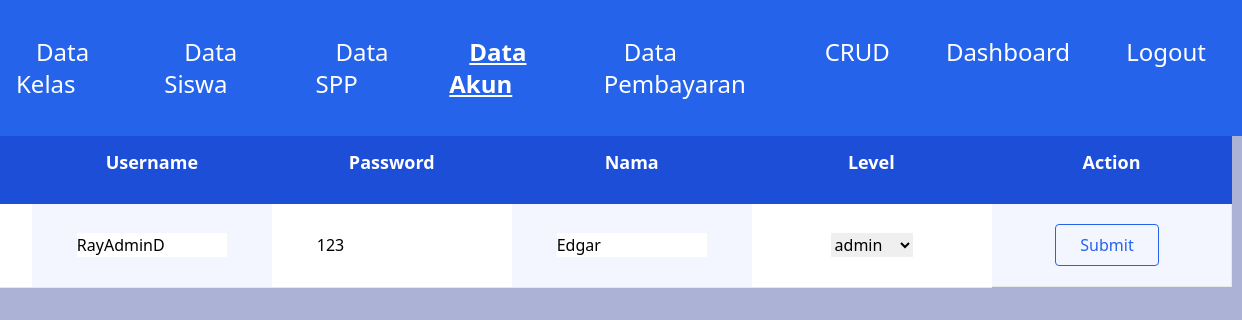
Screenshot of /pages/CRUD/edit_page/akun.php?id=1 (signed in) with the database file from the repository.
### tables this page shows
CREATE TABLE `data_akun` (
  `id_akun` int(11) NOT NULL,
  `username` varchar(25) NOT NULL,
  `password` varchar(32) NOT NULL,
  `nama` varchar(35) NOT NULL,
  `level` enum('admin','petugas','siswa') NOT NULL
);

### pages/CRUD/edit_page/akun.php (the view, shortened to what this page needs)
<!DOCTYPE html>
<html lang="en">
  <head>
    <link rel="stylesheet" href="https://cdn.tailgrids.com/tailgrids-fallback.css" />
    <link href="../../../dist/output.css" rel="stylesheet" />
  </head>
  <body class="flex min-h-screen bg-blue-light">
  <nav class="fixed min-w-full">
      <div style="justify-content:space-between;" class="flex min-w-full px-4 py-5 bg-blue-600 py-auto w-fit">
        <ul class="flex gap-4 py-4 text-white text-m">
            <li><a class="px-5 text-2xl hover:underline" href="../data_kelas.php"><span class="sr-only">(current)</span>Data Kelas</a></li>
            <li><a class="px-5 text-2xl hover:underline" href="../data_siswa.php">Data Siswa</a></li>
            <li><a class="px-5 text-2xl first-letter hover:underline " href="../data_spp.php">Data SPP</a></li>
            <li><a class="px-5 text-2xl font-bold underline" href="../data_akun.php">Data Akun</a></li>
            <li><a class="px-5 text-2xl hover:underline" href="../data_pembayaran.php">Data Pembayaran</a></li>
        </ul>
        <div class="right-0 flex gap-4 ">
             <ul class="flex gap-4 py-4 text-white text-m">
                <li><a class="px-5 text-2xl hover:underline" href="../../CRUD/index.php">CRUD</a></li>
                <li><a class="px-5 text-2xl hover:underline" href="../../dashboard/index.php">Dashboard</a></li>
                <li><a class="px-5 text-2xl hover:underline" href="../../../login/logout.php">Logout</a></li>
             </ul>
         </div>
      </div>
    </nav>
    <section class="flex justify-center min-w-full lg:py-[120px]">
    <div class="container ">
        <div class="flex flex-wrap justify-center">
            <div class="">
                <div class="max-w-full">
                <form action="../edit/akun.php" method="POST">
                    <table class="w-[1440px] table-auto">
                            <thead>
                                <tr class="text-center bg-blue-700">
                                    <th class="w-1/6 min-w-[160px] text-lg font-semibold text-white py-4 lg:py-7 px-3 lg:px-4">
                                    </th>
                                    <th class="w-1/6 min-w-[160px] text-lg font-semibold text-white py-4 lg:py-7 px-3 lg:px-4">
                                        Username
                                    </th>
                                    <th class="w-1/6 min-w-[160px] text-lg font-semibold text-white py-4 lg:py-7 px-3 lg:px-4">
                                        Password
                                    </th>
                                    <th class="w-1/6 min-w-[160px] text-lg font-semibold text-white py-4 lg:py-7 px-3 lg:px-4">
                                        Nama
                                    </th>
                                    <th class="w-1/6 min-w-[160px] text-lg font-semibold text-white py-4 lg:py-7 px-3 lg:px-4 border-r border-transparent">
                                        Level
                                    </th>
                                    <th class="w-1/6 min-w-[160px] text-lg font-semibold text-white py-4 lg:py-7 px-3 lg:px-4 border-r border-transparent">
                                        Action
                                    </th>
                                </tr>
                            </thead>
                            <tbody>
                                <?php
                                    require("../../../connection.php");
                                    $id = $_GET["id"];
                                    $query = mysqli_query($conn,"SELECT * FROM `data_akun` WHERE id_akun = $id ");
                                    while($row = mysqli_fetch_array($query)){
                                ?>
                                <tr>
                                    <th class="text-center text-dark font-medium text-base py-5 px-2 bg-white border-b border-[#E8E8E8]">
                                    </th>
                                    <td class="text-center text-dark font-medium text-base py-5 px-2 bg-[rgb(243,246,255)] border-b border-[#E8E8E8]">
                                        <input type="text" name="username" class="max-w-[150px]" value="<?php echo $row["username"] ?>" />
                                    </td>
                                    <td class="text-center text-dark font-medium text-base py-5 px-2 bg-white border-b border-[#E8E8E8]">
                                        <input type="text" name="password" class="max-w-[150px]" value="<?php echo $row["password"] ?>" />
                                    </td>
                                    <td class="text-center text-dark font-medium text-base py-5 px-2 bg-[#F3F6FF] border-b border-[#E8E8E8]">
                                    <input type="text" name="nama" class="max-w-[150px]" value="<?php echo $row["nama"] ?>" />
                                    </td>
                                    <td class="text-center text-dark font-medium text-base py-5 px-2 bg-white border-b border-[#E8E8E8]">
                                        <?php
                                            $levelCol = $row["level"];
                                        ?>
                                        <select name="level">
                                            <option value="admin" <?php echo ($levelCol == 'admin') ? 'selected="selected"' : ''; ?>>
                                                admin
                                            </option>
                                        </select>
                                    </td>
                                    <td class="text-center flex items-center justify-center text-dark font-medium text-base py-5 px-2 bg-[#F3F6FF] border-b border-r border-[#E8E8E8]">
                                        <button type="submit" class="inline-block px-6 py-2 mr-2 text-blue-600 border border-blue-600 rounded hover:bg-blue-600 hover:text-white">
                                            Submit
                                        </button>
                                    </td>
                                </tr>
                               <?php } ?>
                            </tbody>
                        </table>
                    </form>
                </div>
            </div>
        </div>
    </div>
        </section>
  </body>
</html>

### rows the page displays
data_akun: username "RayAdminD", password "123", nama "Edgar", level "admin"
